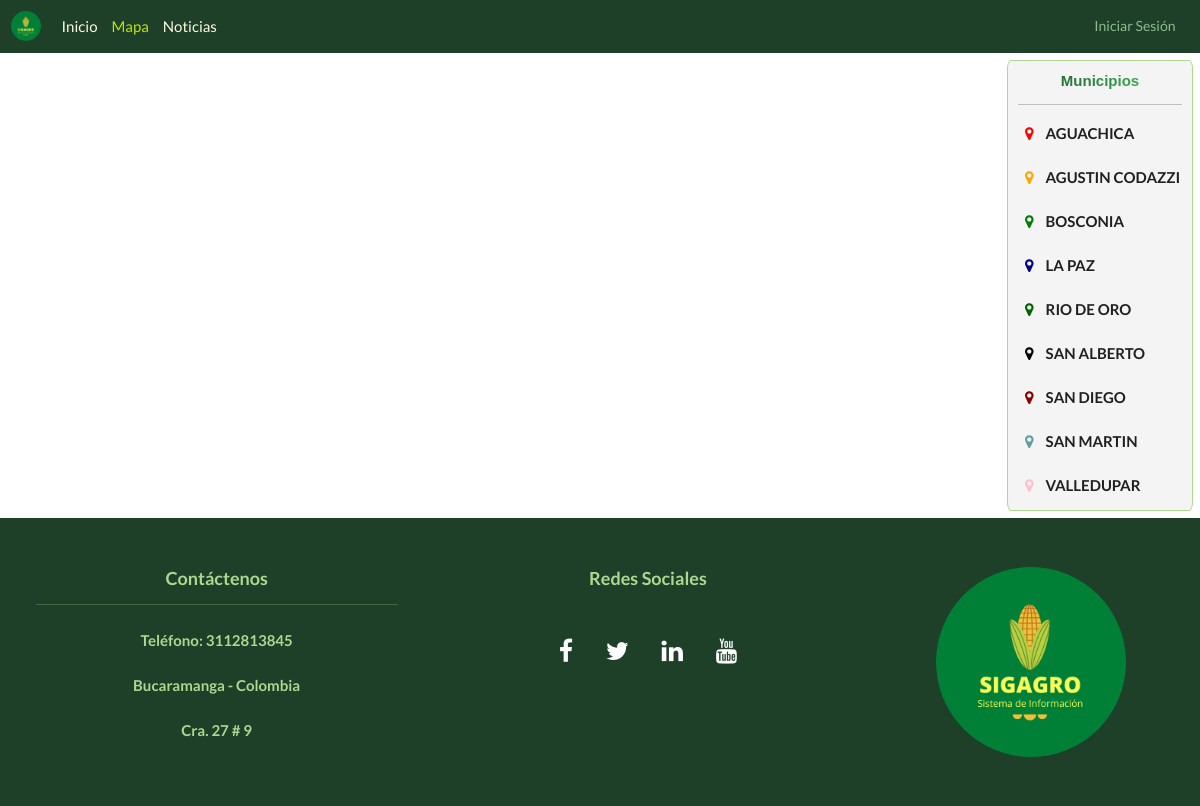
The page /punto_referencia/map/ on the database its author committed.
### municipios/models.py (models this page shows, shortened)
class Municipio(models.Model):
    name = models.CharField(max_length=120)

### punto_referencia/views.py (the view)
# urls.py: path('map/', mapView, name='map'),
def mapView(request):
    colors = ['red', 'orange', 'green', 'darkblue', 'darkgreen', 'black', 'darkred', 'cadetblue', 'pink', 'lightblue', 'purple', 'beige', 'gray', 'lightgray', 'blue', 'darkpurple', 'lightred', 'lightgreen', 'white']
    lon = 9.129754392830863
    lat = -73.53600433475354
    punto_referencia = Punto_Referencia.objects.all()
    municipios = Municipio.objects.all()
    municipiosPk = [] # Lista de las PK de los municipios
    municipiosName= [] # Lista de los nombres de los municipios
    for municipio in municipios:
        municipiosPk.append(municipio.pk)
        municipiosName.append(municipio.name)
    municipiosColorName = {}
    municipiosColor = {} # Diccionario con los colores de cada municipio.
    for i in range(len(municipiosPk)):
        municipiosColorName[municipiosName[i]] = colors[i]
        municipiosColor[municipiosPk[i]] = colors[i]   # Ej: diccionario<key=municipioPk, value=color
    fig = Figure(width="100%", height="550px")
    m = folium.Map(
        location=[lon,lat],
        tiles="OpenStreetMap",
        width="100",
        height="100",
        zoom_start=8)
    folium.TileLayer(name="Relieve",
    tiles='https://{s}.tile.opentopomap.org/{z}/{x}/{y}.png',
    attr='Map data: &copy; <a href="https://www.openstreetmap.org/copyright">OpenStreetMap</a> contributors, <a href="http://viewfinderpanoramas.org">SRTM</a> | Map style: &copy; <a href="https://opentopomap.org">OpenTopoMap</a> (<a href="https://creativecommons.org/licenses/by-sa/3.0/">CC-BY-SA</a>)').add_to(m)
    folium.TileLayer(name="Satelital",
    tiles='https://server.arcgisonline.com/ArcGIS/rest/services/World_Imagery/MapServer/tile/{z}/{y}/{x}',
    attr='Tiles &copy; Esri &mdash; Source: Esri, i-cubed, USDA, USGS, AEX, GeoEye, Getmapping, Aerogrid, IGN, IGP, UPR-EGP, and the GIS User Community').add_to(m)
    folium.LayerControl().add_to(m)
    fig.add_child(m)
    folium.LatLngPopup().add_to(m)
    for item in punto_referencia:
        folium.CircleMarker(location=(item.longitud,item.latitud),radius=10, fill_color='green').add_to(m)
        folium.Marker(
            location=(item.longitud,item.latitud),popup=item.name,tooltip=item.name,
            icon=folium.Icon(color=municipiosColor[item.municipio.pk], icon_color='#ffffff')).add_to(m)
        folium.map.Layer()
    m = m._repr_html_()
    context={
        'map':m,
        'municipios': municipiosColorName,
    }
    return render(request,'punto_referencia/mapa.html',context)

### punto_referencia/templates/punto_referencia/mapa.html (shortened to what this page needs)
{% load static %}
<html lang="en">
    <head>
        <link href="https://cdn.jsdelivr.net/npm/bootstrap@5.0.0-beta2/dist/css/bootstrap.min.css" rel="stylesheet">
        <link rel="stylesheet" href="https://cdnjs.cloudflare.com/ajax/libs/font-awesome/4.7.0/css/font-awesome.min.css">
        <link rel="stylesheet" type='text/css' href="https://cdnjs.cloudflare.com/ajax/libs/semantic-ui/2.2.14/semantic.min.css">
        <link rel="stylesheet" href="https://cdnjs.cloudflare.com/ajax/libs/Chart.js/2.8.0/Chart.min.css" />
        <link href="https://unpkg.com/dropzone@6.0.0-beta.1/dist/dropzone.css" rel="stylesheet" type="text/css" />
        <link rel="stylesheet" href="{% static 'style.css' %}">
      </head>
    <body>
    {% include 'navbar.html' %}
    <div class="map">
        <div class="col-sm-10 mapitem">{{map|safe}}</div>
        <div class="col-sm-2 mapitem">
            <div class="labels">
                <h4 class="alert-heading headers" style="text-align: center;">Municipios</h4>
                <hr>
                    {% for key,value in municipios.items %}
                        <p><i class="fa fa-map-marker" style="color:{{value}};"></i>{{key}}
                        </p>
                    {% endfor %}
            </div>
        </div>
    </div>
    <footer class="container-fluid text-center">
        <div class="row">
            <div class="col-sm-4">
                <h3>Contáctenos</h3>
                <hr>
                <h4>Teléfono: 3112813845</h4>
                <h4>Bucaramanga - Colombia</h4>
                <h4>Cra. 27 # 9</h4>
            </div>
            <div class="col-sm-5">
                <h3>Redes Sociales</h3>
                <br>
                <a href="#" id="fa" class="fa fa-facebook"></a>
                <a href="#" id="fa" class="fa fa-twitter"></a>
                <a href="#" id="fa" class="fa fa-linkedin"></a>
                <a href="#" id="fa" class="fa fa-youtube"></a>
            </div>
            <div class="col-sm-3">
                <img src="{% static 'logo.png' %}" class="img-fluid" style="border-radius: 55%; height: 190px;">
            </div>
        </div>
    </footer>
    </body>
</html>

### static/style.css (style rules this page uses)
.map { position: relative; width: 100%; display: flex; grid-template-columns: 2fr 1fr; }
.mapitem { position: relative; padding: 7px; box-shadow: #222; border-radius: 20px; }
.landing-text > h1, h3 { font-weight: 700; color: #aed790; }
footer { width: 100%; background-color: rgba(6, 43, 17, 0.9); padding: 2%; color: #aed790; }
footer .row { padding: 25px; }
#fa { padding: 15px; font-size: 25px; color: white; }
.labels { background-color: #dbdbdb4f; text-align: left; padding: 10px; font-weight: bold; border: 1px solid #aed790; border-radius: 2%; }
.labels p { font-size: 15px; }
.labels i { font-size: 15px; padding: 7px 12px 7px 7px; }
.headers { text-align: center; font-weight: 600; font-family: "Trebuchet MS", sans-serif; background-image: linear-gradient(to left, #35c554ef, #1a5028); color: transparent; background-clip: text; -webkit-background-clip: text; }

### rows shown on the page
Municipio: municipios "AGUACHICA"
Municipio: municipios "AGUSTIN CODAZZI"
Municipio: municipios "BOSCONIA"
Municipio: municipios "LA PAZ"
Municipio: municipios "RIO DE ORO"
Municipio: municipios "SAN ALBERTO"
Municipio: municipios "SAN DIEGO"
Municipio: municipios "SAN MARTIN"
Municipio: municipios "VALLEDUPAR"
